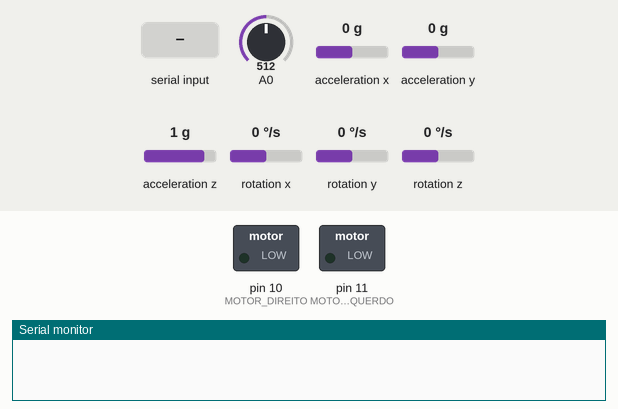
The sketch below on a simulated Arduino Uno, built with avr-gcc and run on an emulated ATmega328P. Shown: switched loads named in the sketch (green lamp = pin HIGH), the last lines printed to the serial monitor. The test bench sets the inputs (shaded band); at power-on: A0 = 512, acceleration x 0 g, acceleration y 0 g, acceleration z 1 g, rotation x 0 °/s, rotation y 0 °/s, rotation z 0 °/s.

Above: at 1.2 s.
1.3 s: "calibracao" received over Serial
2.9 s: "operacao" received over Serial
4.5 s: "resetar" received over Serial
6.0 s: A0 set to 791
9.0 s: A0 set to 817
At 11.7 s:
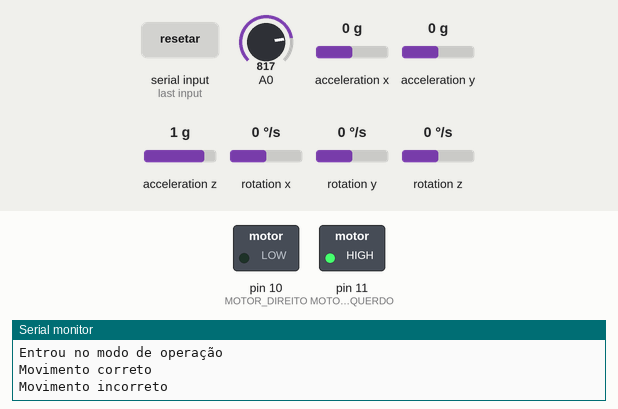
Timing chart, 0 to 13.0 s (numbered marks = the images above; inputs shaded):
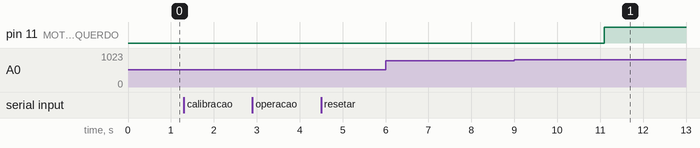

Measured:
- the behaviour switches between 800 and 801 on A0 (found by bisection; images 0 and 1)
- after the input at 6.0 s, every drawn part: stays the same
- after the input at 9.0 s, pin 11 (MOTOR_ESQUERDO): LOW → HIGH after 2.1 s

The sketch:

heroi_cuidador.ino
```cpp
#include <MPU6050_tockn.h>
#include<SoftwareSerial.h>

SoftwareSerial bluetooth(10, 11);
MPU6050 mpu6050(Wire);

bool musculo_relaxado;
bool postura_ereta;

bool musculo_relaxado_2;
bool postura_ereta_2;

bool parada_aux;

bool aux;
bool aux2;

bool calibracao = false;
bool operacao = false;
//bool segundo_exercicio = false;
//bool terceiro_exercicio = false;
//bool finalizou_exercicio = false;

int valor_emg_atual;
int valores_emg[20] = {0, 0, 0, 0, 0, 0, 0, 0, 0, 0, 0, 0, 0, 0, 0, 0, 0, 0, 0, 0};
int media_emg;

float angulo_x;
float angulo_y;
float angulo_z;

int contador_postura_correta;
int contador_postura_incorreta;
int valor_calibracao;

//Constantes
//const int  TETO_VOLTAGEM_REPOUSO = 600;
//const int  PISO_VOLTAGEM_FADIGA = 800;

const int CONTADOR_EMG = 40;
const int FAIXA_EMG_ATIVACAO = 800;

const float ANGULO_POSTURA_CORRETA_X = 90.0;
const float VARIACAO_INFERIOR_X = 65.0;
const float VARIACAO_SUPERIOR_X = 20.0;
const int  MAX_CORRETA = 20;
const int  MAX_INCORRETA = 40;

const int MOTOR_ESQUERDO = 11;
const int MOTOR_DIREITO = 10;


void setup() {
  Serial.begin(9600);
  bluetooth.begin(9600);

  pinMode(MOTOR_ESQUERDO, OUTPUT);
  pinMode(MOTOR_DIREITO, OUTPUT);

  digitalWrite(MOTOR_ESQUERDO, LOW);
  digitalWrite(MOTOR_DIREITO, LOW);

  Wire.begin();
  mpu6050.begin();
  mpu6050.setGyroOffsets(-1.20, -4.25, 1.53);
  valor_calibracao=0;
  musculo_relaxado = true;
  postura_ereta = true;

  musculo_relaxado_2 = true;
  postura_ereta_2 = true;

  parada_aux = true;

  calibracao = false;
  operacao = false;

  aux2 = false;
  aux = false;
}

void loop() {
  String  modo = receber_bluetooth();

  if (modo == "calibracao" || aux2) {
    calibracao = true;
    operacao = false;
    aux2 = false;
//    Serial.println("{" + (String) "MSG" + (String) "Entrou em iniciar" + (String) "}");
    aux = iniciar_calibracao();
  }
  if (modo == "operacao" || aux ) {
    calibracao = false;
    operacao = true;
    aux = false;
    aux2 = modo_operacao();
  }

  delay(20);
}

void identificaFadigaMuscular() {
  if (media_emg == CONTADOR_EMG) {
    musculo_relaxado = false;

    //Disparar motor
//    digitalWrite(MOTOR_ESQUERDO, HIGH);
   // Serial.println("Começou Fadiga Muscular");
    delay(2000);
  }
}

//Musculo em fadiga
void checaTerminouFadigaMuscular() {

  //Fadiga terminou
  if (media_emg == 0) {
    musculo_relaxado_2 = true;
  }
}

//Musculo saiu da situação de fadiga
void resetaSistemaEMG() {
  //Desliga motor
  digitalWrite(MOTOR_ESQUERDO, LOW);
 // Serial.println("Terminou Fadiga Muscular");

  media_emg = 0;

  musculo_relaxado_2 = false;
  musculo_relaxado = true;
}

void resetaSistemaGiro() {
  // Desliga motor
  digitalWrite(MOTOR_ESQUERDO, LOW);
  //Serial.println("{" + (String) "MSG" + (String) "Entrou em modo_operacao" + (String) "}");

  contador_postura_correta = 0;
  contador_postura_incorreta = 0;

  postura_ereta_2 = false;
  postura_ereta = true;
}

//Checa se a postura está incorreta
void checaPostura() {
  if (angulo_x < ANGULO_POSTURA_CORRETA_X - VARIACAO_INFERIOR_X || angulo_x > ANGULO_POSTURA_CORRETA_X + VARIACAO_SUPERIOR_X) {
    contador_postura_incorreta = contador_postura_incorreta + 1;
  }

  if (contador_postura_incorreta == MAX_INCORRETA) {
    postura_ereta = false;
  }
}

void checaPosturaCorreta() {
  if (angulo_x > ANGULO_POSTURA_CORRETA_X - VARIACAO_INFERIOR_X && angulo_x < ANGULO_POSTURA_CORRETA_X + VARIACAO_SUPERIOR_X) {
    contador_postura_correta = contador_postura_correta + 1;
  }

  if (contador_postura_correta == MAX_CORRETA) {
    postura_ereta_2 = true;
  }
}

void leitura() {
  mpu6050.update();
  angulo_x = mpu6050.getAngleX();
  angulo_y = mpu6050.getAngleY();
  angulo_z = mpu6050.getAngleZ();

//  Serial.println("{" + (String) "MPU" + (String) angulo_x + " " + (String) angulo_y + " " + (String) angulo_z + "}");

//  if(calibracao) {
//    Serial.println("{" + (String) "CAL"+ (String) angulo_x + "}");
//  }

}

void atualizaValores() {

  //Leitura do valor do sensor EMG
  valor_emg_atual = analogRead(A0);

  if(valor_emg_atual > FAIXA_EMG_ATIVACAO) {
    if(media_emg < CONTADOR_EMG ) {
      media_emg = media_emg + 1;
    }
  }

  if(valor_emg_atual < FAIXA_EMG_ATIVACAO) {
    if(media_emg > 0 ) {
      media_emg = media_emg - 1;
    }
  }

//  Serial.println("{"+ (String) "EMG" + (String) media_emg + "}");
}

bool modo_operacao() {
  //dia a dia
  Serial.println("Entrou no modo de operação");
  while (operacao) {
    String comando = "";

    leitura();
    atualizaValores();

    if (postura_ereta) {
      checaPostura();
    }

    if (musculo_relaxado) {
      identificaFadigaMuscular();
    }

    if (!musculo_relaxado && !postura_ereta) {
        checaTerminouFadigaMuscular();
        checaPosturaCorreta();

        if (parada_aux) {
           Serial.println("Movimento incorreto");
         // Serial.println("{" + (String) "MOV" + (String) "incorreto" + (String) "}");
          digitalWrite(MOTOR_ESQUERDO, HIGH);
          parada_aux = false;
          delay(2000);
        }

        if (musculo_relaxado_2 && postura_ereta_2) {
          digitalWrite(MOTOR_ESQUERDO, LOW);
          resetaSistemaEMG();
          resetaSistemaGiro();
          parada_aux = true;
         // Serial.println("{" + (String) "MOV" + (String) "correto" + (String) "}");
        Serial.println("Movimento correto");
        }
    }

    comando = receber_bluetooth();
    if (comando == "calibracao") {
      operacao = false;
      calibracao = true;
    }

    if (comando == "resetar") {
        resetaSistemaEMG();
        resetaSistemaGiro();
        parada_aux = true;
        //Serial.println("{" + (String) "MOV" + (String) "correto" + (String) "}");
        Serial.println("Movimento correto");
    }
  }

  delay(20);

  return true;
}

bool iniciar_calibracao() {
  Serial.println("Entrou no modo de Calibração");
  String comando = "";

  while (calibracao) {
    //checar envio para o celular
    comando = receber_bluetooth();
    if (comando == "operacao") {
      calibracao = false;
      operacao = true;
    }
    if(comando == "iniciar_calibracao"){
      while ((comando != "proxima_calibracao")&&(comando!=" operacao")) {
        //ler mpu
        leitura();
        if(angulo_x<=90&&angulo_x>=0){
          if(90-angulo_x>valor_calibracao){
           valor_calibracao=90-angulo_x;
          }
         }


       comando = receber_bluetooth();
      }
    }
     if (comando == "proxima_calibracao") {
      Serial.println( (String) "CAL" + (String) valor_calibracao);
      //enviar valor máximo pro app
      valor_calibracao=0;
    }
    if (comando == "fim_calibracao") {
      calibracao = false;
      operacao = true;
    }
     if (comando.substring(0, 3) == "CAL") {
     // comando.substring(3).toFloat();
       Serial.println("Valor calibrado:"+(String)comando.substring(3) );
       delay(5000);
    }

    delay(20);
  }

  return true;
}


String receber_bluetooth() {
  String  comando = "";
  if (Serial.available()) {
    while (Serial.available()) {
      char caracter = Serial.read();
      comando += caracter;
      delay(10);
    }

  }
  return comando;
}
```
